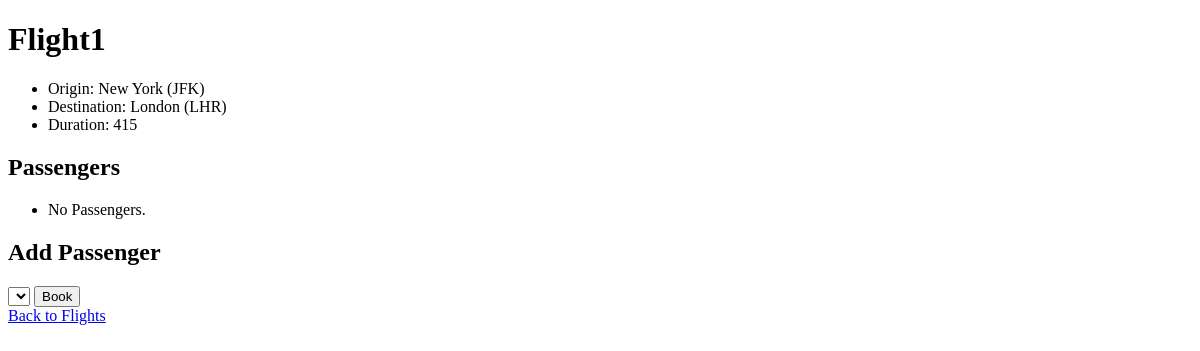
The app's page /flights/1, older data.
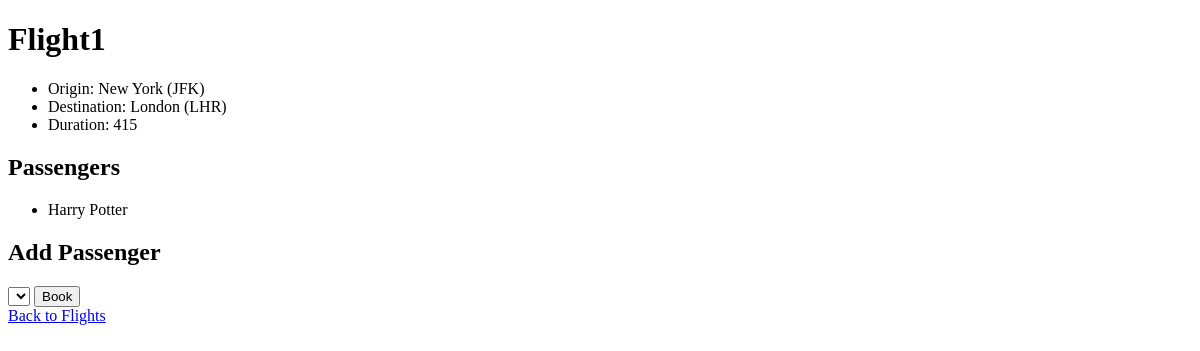
The same page, newer data.
### flights/models.py (models this page shows)
class Passenger(models.Model):
    first = models.CharField(max_length=64)
    last = models.CharField(max_length=64)
    flights = models.ManyToManyField(Flight, blank=True, related_name="passengers")
    def __str__(self):
        return f"{self.first} {self.last}"

### flights/views.py (the view)
# urls.py: path("<int:flight_id>", views.flight, name="flight"),
def flight(request, flight_id):
    flight= Flight.objects.get(pk=flight_id)
    return render(request,"flights/flight.html",{
        "flight" : flight ,
        "passengers": flight.passengers.all(),
        "non_passengers":Passenger.objects.exclude(flights=flight)
    })

### flights/models.py (called while the page is built)
    def __str__(self):
        return f"{self.city} ({self.code})"

### flights/templates/flights/flight.html (shortened to what this page needs)
{% extends "flights/layout.html" %}
{% block body %}
    <h1>Flight{{flight.id}}</h1>
    <ul>
        <li>Origin: {{flight.origin}}</li>
        <li>Destination: {{flight.destination}}</li>
        <li>Duration: {{flight.duration}}</li>
    </ul>
    <h2>Passengers</h2>
    <ul>
        {% for passenger in passengers %}
           <li>{{passenger}}</li>
        {% empty %}
            <li>No  Passengers.</li>
        {% endfor %}
    </ul>
    <h2>Add Passenger</h2>
    <form  action="{% url 'book' flight.id %}" method="POST">
        <select  name="passenger">
        </select>
        <input type="submit" value="Book"/>
    </form>
    <a  href="{% url "index" %}">Back to Flights</a><br/>
{% endblock %}

Row changes from the older to the newer data that the page shows:
added Passenger: first+last "Harry Potter"
Text that changed along with them:
text no longer shown: "No Passengers."
